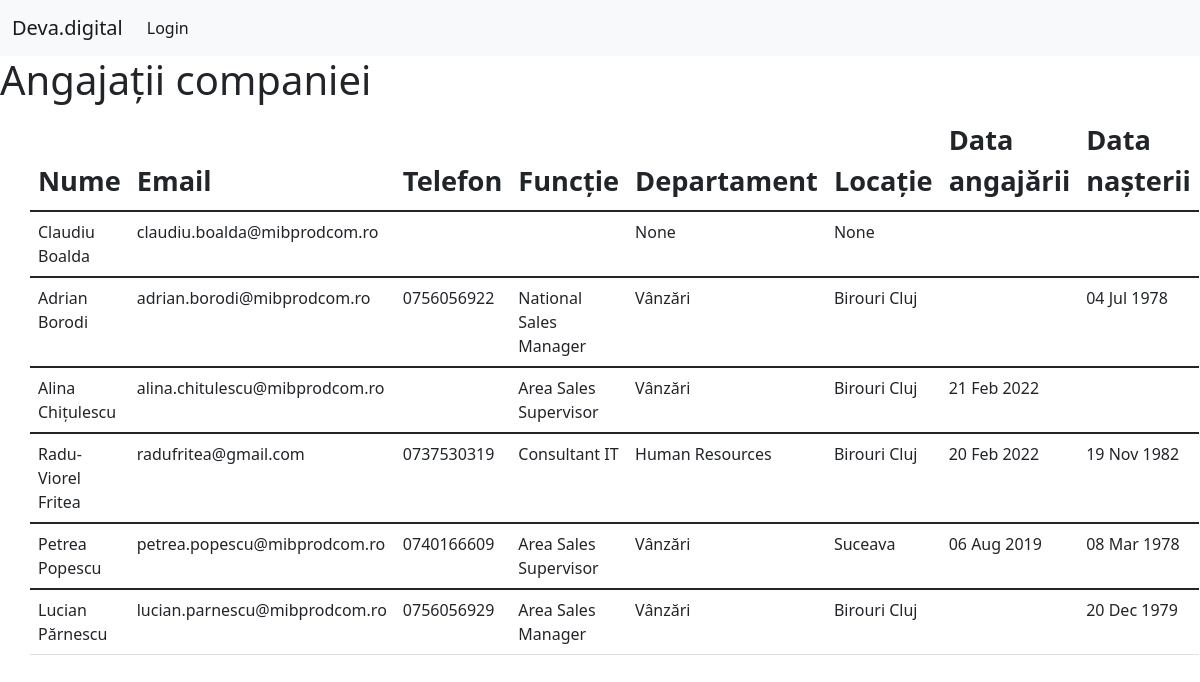
Page /users/employee_list/ on the earlier database version.
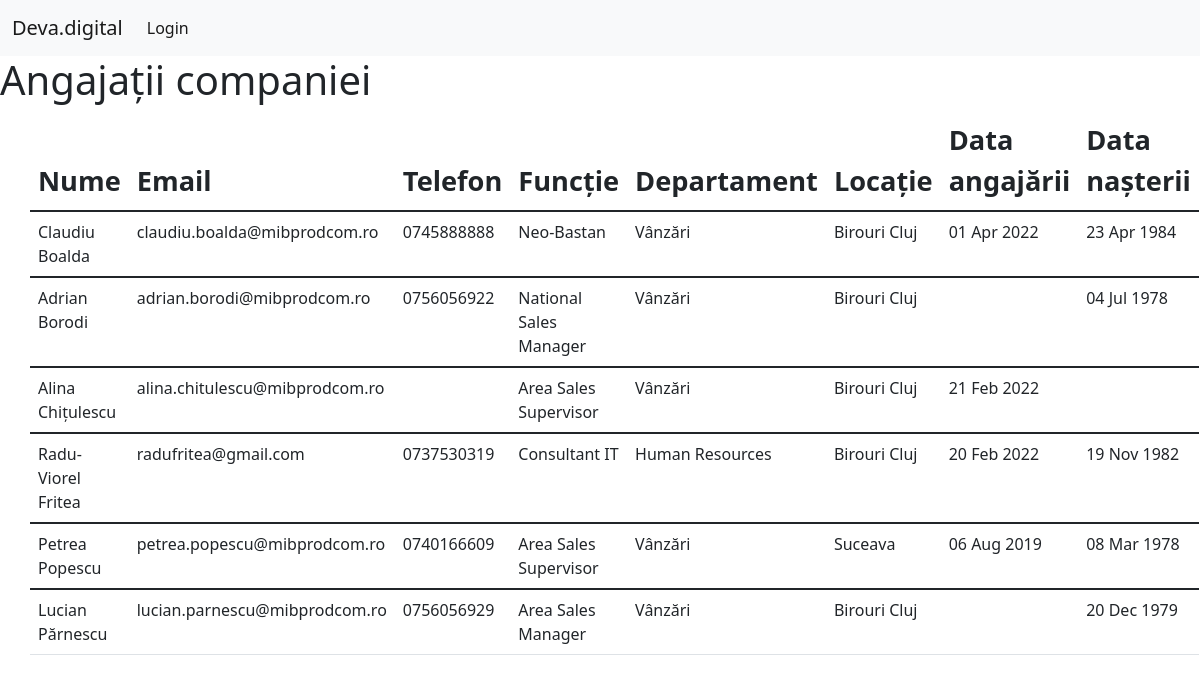
Same page on the later database version.
### users/models.py (models this page shows, shortened)
class User(AbstractUser):
	email = models.EmailField(max_length=254, unique=True)
	username = models.CharField(max_length=150, blank=True, unique=False)
	first_name = models.CharField(max_length=254, blank=True)
	last_name = models.CharField(max_length=254, blank=True)
	phone = models.CharField(blank=True, max_length=30)
	hire_date = models.DateField(blank=True, null=True)
	position = models.CharField(max_length=150, blank=True)
	department = models.ForeignKey(Department, blank=True, null=True, on_delete=models.SET_NULL)
	location = models.ForeignKey(Location, blank=True, null=True, on_delete=models.SET_NULL)
	birthday = models.DateField(blank=True, null=True)
	USERNAME_FIELD = 'email'
	EMAIL_FIELD = 'email'
	REQUIRED_FIELDS = []
	objects = CustUserManager()
	class Meta:
		verbose_name = "utilizator"
		verbose_name_plural = "utilizatori"

class Department(models.Model):
	name = models.CharField('Nume Departament', max_length=60)
	class Meta:
		verbose_name = "departament"
		verbose_name_plural = "departamente"
	def __str__(self):
		return self.name

class Location(models.Model):
	name = models.CharField('Nume Locatie', max_length=60)
	class Meta:
		verbose_name = "locatie"
		verbose_name_plural = "locatii"
	def __str__(self):
		return self.name

### users/views.py (the view)
# urls.py: path('employee_list/', views.employees, name='employees'),
def employees(request):
	employees = User.objects.all().order_by('last_name')
	context = {'employees': employees}
	return render(request, 'employee_list.html', context)

### users/templates/employee_list.html
{% extends "sales/base.html" %}
{% block page_header %}
	<h1>Angajații companiei</h1>
{% endblock page_header %}
{% block content %}
<section class="container">
	<div class="row">
		<table class="table table-hover">
			<thead>
				<tr>
					<th scope="col">Nume</th>
					<th scope="col">Email</th>
					<th scope="col">Telefon</th>
					<th scope="col">Funcție</th>
					<th scope="col">Departament</th>
					<th scope="col">Locație</th>
					<th scope="col">Data angajării</th>
					<th scope="col">Data nașterii</th>
				</tr>
			</thead>
			{% for employee in employees %}
			<tbody>
				<tr>
					<td>{{ employee.first_name }} {{ employee.last_name }}</td>
					<td>{{ employee.email }}</td>
					<td>{{ employee.phone }}</td>
					<td>{{ employee.position }}</td>
					<td>{{ employee.department }}</td>
					<td>{{ employee.location }}</td>
					<td>{{ employee.hire_date|date:'d M Y' }}</td>
					<td>{{ employee.birthday|date:'d M Y' }}</td>
				</tr>
			</tbody>
			{% endfor %}
		</table>
	</div>
</section>
{% endblock content %}

### sales/templates/sales/base.html (shortened to what this page needs)
<!doctype html>
<html lang='ro'>
<head>
	{% load static %}
	<link href="https://cdn.jsdelivr.net/npm/bootstrap@5.1.3/dist/css/bootstrap.min.css" rel="stylesheet">
	<link rel="stylesheet" href="{% static 'style.css' %}">
</head>
<body>
	<nav class="navbar navbar-expand-lg navbar-light bg-light">
		<div class="container-fluid">
    		<a class="navbar-brand" href="{% url 'sales:index' %}">Deva.digital</a>
	    	<div class="collapse navbar-collapse" id="navbarSupportedContent">
	    	{% if user.is_authenticated %}
	      		<ul class="navbar-nav me-auto mb-2 mb-lg-0">
	        		<li class="nav-item">
	          			<a class="nav-link active" aria-current="page" href="{% url 'users:employees' %}">Lista</a>
	        		</li>
	        		<li class="nav-item dropdown">
	          			<a class="nav-link active dropdown-toggle" href="#" id="navbarDropdown" role="button" data-bs-toggle="dropdown" aria-expanded="false">Vânzări</a>
			          	<ul class="dropdown-menu" aria-labelledby="navbarDropdown">
			          		<li><a class="dropdown-item" href="{% url 'sales:visits' %}">Vizite</a></li>
				            <li><a class="dropdown-item" href="{% url 'sales:competition' %}">Info concurență</a></li>
			          	</ul>
	        		</li>
	        		<li class="nav-item dropdown">
	          			<a class="nav-link active dropdown-toggle" href="#" id="navbarDropdown" role="button" data-bs-toggle="dropdown" aria-expanded="false">Contul meu</a>
			          	<ul class="dropdown-menu" aria-labelledby="navbarDropdown">
			          		<li><a class="dropdown-item" href="{% url 'users:profile' user.id %}">Profil</a></li>
				            <li><a class="dropdown-item" href="{% url 'users:logout' %}">Logout</a></li>
			          	</ul>
	        		</li>
	      		</ul>
	      	{% else %}
	      		<ul class="navbar-nav me-auto mb-2 mb-lg-0">
	        		<li class="nav-item">
	          			<a class="nav-link active" aria-current="page" href="{% url 'users:login' %}">Login</a>
	        		</li>
	        	</ul>
			{% endif %}
	    	</div>
  		</div>
	</nav>
	<main>
		<div>
			{% block page_header %} {% endblock page_header %}
		</div>
		<div>
			{% block content %} {% endblock content %}
		</div>
	</main>
</body>
</html>

### static/style.css (style rules this page uses)
html { scroll-behavior: auto !important; }
th { font-size: 1.7em; }

Differences in the rows shown:
changed User "Claudiu": phone (not shown) → "0745888888"; position (not shown) → "Neo-Bastan"; department "None" → "Vânzări"; location "None" → "Birouri Cluj"; hire_date (not shown) → "01 Apr 2022"; birthday (not shown) → "23 Apr 1984"
